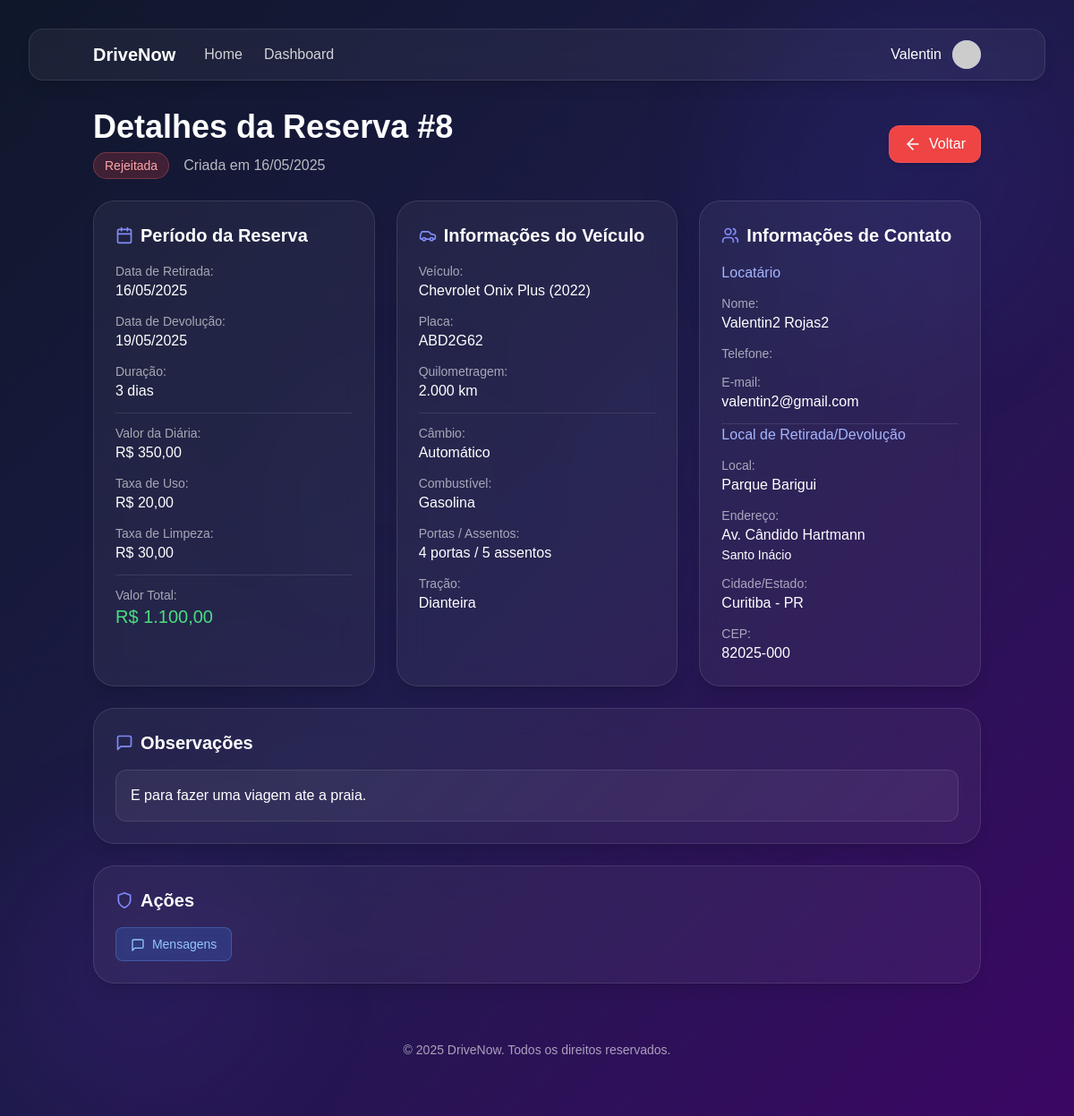
The page /drivenow/reserva/detalhes_reserva.php?id=8 (signed in) on the database its author committed.
### tables this page shows
CREATE TABLE `reserva` (
  `id` int(11) NOT NULL,
  `veiculo_id` int(11) DEFAULT NULL,
  `conta_usuario_id` int(11) DEFAULT NULL,
  `reserva_data` date DEFAULT NULL,
  `devolucao_data` date DEFAULT NULL,
  `diaria_valor` decimal(10,2) DEFAULT NULL,
  `taxas_de_uso` decimal(10,2) DEFAULT NULL,
  `taxas_de_limpeza` decimal(10,2) DEFAULT NULL,
  `valor_total` decimal(10,2) DEFAULT NULL,
  `status` varchar(20) DEFAULT 'pendente',
  `observacoes` text DEFAULT NULL
);

CREATE TABLE `veiculo` (
  `id` int(11) NOT NULL,
  `local_id` int(11) DEFAULT NULL,
  `categoria_veiculo_id` int(11) DEFAULT NULL,
  `dono_id` int(11) DEFAULT NULL,
  `veiculo_marca` varchar(50) DEFAULT NULL,
  `veiculo_modelo` varchar(100) DEFAULT NULL,
  `veiculo_ano` int(11) DEFAULT NULL,
  `veiculo_km` int(11) DEFAULT NULL,
  `veiculo_placa` varchar(50) DEFAULT NULL,
  `veiculo_cambio` varchar(50) DEFAULT NULL,
  `veiculo_combustivel` varchar(50) DEFAULT NULL,
  `veiculo_portas` int(11) DEFAULT NULL,
  `veiculo_acentos` int(11) DEFAULT NULL,
  `veiculo_tracao` varchar(50) DEFAULT NULL,
  `disponivel` tinyint(1) DEFAULT 1 COMMENT '0=Indisponível, 1=Disponível',
  `preco_diaria` decimal(10,2) NOT NULL DEFAULT 150.00,
  `descricao` text DEFAULT NULL,
  `media_avaliacao` decimal(3,1) DEFAULT NULL,
  `total_avaliacoes` int(11) DEFAULT 0
);

CREATE TABLE `conta_usuario` (
  `id` int(11) NOT NULL,
  `is_admin` tinyint(1) NOT NULL DEFAULT 0,
  `primeiro_nome` varchar(50) DEFAULT NULL,
  `segundo_nome` varchar(50) DEFAULT NULL,
  `telefone` varchar(20) DEFAULT NULL,
  `e_mail` varchar(100) DEFAULT NULL,
  `senha` varchar(255) DEFAULT NULL,
  `data_de_entrada` date DEFAULT NULL,
  `foto_perfil` varchar(255) DEFAULT NULL,
  `cpf` varchar(14) DEFAULT NULL COMMENT 'CPF do usuário',
  `foto_cnh_frente` varchar(255) DEFAULT NULL COMMENT 'Caminho para foto da CNH (frente)',
  `foto_cnh_verso` varchar(255) DEFAULT NULL COMMENT 'Caminho para foto da CNH (verso)',
  `status_docs` enum('pendente','verificando','aprovado','rejeitado') NOT NULL DEFAULT 'pendente' COMMENT 'Status da verificação dos documentos',
  `data_verificacao` datetime DEFAULT NULL COMMENT 'Data da última verificação',
  `admin_verificacao` int(11) DEFAULT NULL COMMENT 'ID do admin que verificou os documentos',
  `tem_cnh` tinyint(1) NOT NULL DEFAULT 0 COMMENT 'Se o usuário possui CNH',
  `cadastro_completo` tinyint(1) NOT NULL DEFAULT 0 COMMENT 'Se o usuário completou o cadastro com documentos',
  `observacoes_docs` text DEFAULT NULL COMMENT 'Observações da verificação',
  `mensagens_nao_lidas` int(11) NOT NULL DEFAULT 0,
  `media_avaliacao_proprietario` decimal(3,1) DEFAULT NULL,
  `total_avaliacoes_proprietario` int(11) DEFAULT 0,
  `media_avaliacao_locatario` decimal(3,1) DEFAULT NULL,
  `total_avaliacoes_locatario` int(11) DEFAULT 0
);

CREATE TABLE `local` (
  `id` int(11) NOT NULL,
  `cidade_id` int(11) NOT NULL,
  `nome_local` varchar(100) NOT NULL,
  `endereco` varchar(255) DEFAULT NULL,
  `complemento` varchar(100) DEFAULT NULL,
  `cep` varchar(10) DEFAULT NULL
);

CREATE TABLE `cidade` (
  `id` int(11) NOT NULL,
  `estado_id` int(11) NOT NULL,
  `cidade_nome` varchar(100) NOT NULL
);

CREATE TABLE `estado` (
  `id` int(11) NOT NULL,
  `estado_nome` varchar(100) NOT NULL,
  `sigla` char(2) DEFAULT NULL
);

### drivenow/reserva/detalhes_reserva.php (the view, shortened to what the rows shown need)
<?php
$usuario = getUsuario();
$reservaId = (int)$_GET['id'];
global $pdo;
$stmt = $pdo->prepare("SELECT id FROM dono WHERE conta_usuario_id = ?");
$stmt->execute([$usuario['id']]);
$dono = $stmt->fetch();
$stmt = $pdo->prepare("
    SELECT r.*,
           v.veiculo_marca, v.veiculo_modelo, v.veiculo_placa, v.veiculo_ano, v.veiculo_km,
           v.veiculo_cambio, v.veiculo_combustivel, v.veiculo_portas, v.veiculo_acentos,
           v.veiculo_tracao, v.preco_diaria, v.descricao,
           CONCAT(u_loc.primeiro_nome, ' ', u_loc.segundo_nome) AS nome_locatario,
           u_loc.telefone AS telefone_locatario, u_loc.e_mail AS email_locatario,
           CONCAT(u_prop.primeiro_nome, ' ', u_prop.segundo_nome) AS nome_proprietario,
           u_prop.telefone AS telefone_proprietario, u_prop.e_mail AS email_proprietario,
           l.nome_local, l.endereco, l.complemento, l.cep,
           c.cidade_nome, e.estado_nome, e.sigla
    FROM reserva r
    JOIN veiculo v ON r.veiculo_id = v.id
    JOIN conta_usuario u_loc ON r.conta_usuario_id = u_loc.id
    JOIN dono d ON v.dono_id = d.id
    JOIN conta_usuario u_prop ON d.conta_usuario_id = u_prop.id
    JOIN local l ON v.local_id = l.id
    JOIN cidade c ON l.cidade_id = c.id
    JOIN estado e ON c.estado_id = e.id
    WHERE r.id = ?
");
$stmt->execute([$reservaId]);
$reserva = $stmt->fetch();
$now = time();
$inicio = strtotime($reserva['reserva_data']);
$fim = strtotime($reserva['devolucao_data']);
if (!empty($reserva['status'])) {
    $status = ucfirst($reserva['status']);
    if ($reserva['status'] === 'confirmada') {
        if ($now >= $inicio && $now <= $fim) {
            $status = 'Em Andamento';
            $statusClass = 'bg-yellow-500/20 text-yellow-300 border border-yellow-400/30';
        } else if ($now > $fim) {
            $status = 'Finalizada';
            $statusClass = 'bg-gray-500/20 text-gray-300 border border-gray-400/30';
        } else {
            $status = 'Confirmada';
            $statusClass = 'bg-green-500/20 text-green-300 border border-green-400/30';
        }
    } elseif ($reserva['status'] === 'rejeitada') {
        $statusClass = 'bg-red-500/20 text-red-300 border border-red-400/30';
    } elseif ($reserva['status'] === 'finalizada') {
        $statusClass = 'bg-gray-500/20 text-gray-300 border border-gray-400/30';
    } else {
        $statusClass = 'bg-blue-500/20 text-blue-300 border border-blue-400/30';
    }
} else {
    $status = 'Pendente';
    $statusClass = 'bg-blue-500/20 text-blue-300 border border-blue-400/30';
}
$duracao = ceil(($fim - $inicio) / (60 * 60 * 24));
?>
<!DOCTYPE html>
<html lang="pt-br">
<head>
    <script src="https://cdn.tailwindcss.com"></script>
</head>
<body class="min-h-screen bg-gradient-to-br from-slate-900 via-indigo-950 to-purple-950 text-white p-4 md:p-8 overflow-x-hidden">
    <header class="backdrop-blur-md bg-white/5 border subtle-border rounded-2xl mb-8 shadow-lg overflow-hidden">
        <div class="container mx-auto px-4 py-3">
            <div class="flex justify-between items-center">
                <div class="flex items-center">
                    <h1 class="text-xl font-bold text-white mr-8">DriveNow</h1>
                </div>
            </div>
        </div>
    </header>
    <main class="container mx-auto">
        <div class="flex justify-between items-center mb-6 px-4">
            <div>
                <h2 class="text-3xl md:text-4xl font-bold text-white">
                    Detalhes da Reserva #<?= $reserva['id'] ?>
                </h2>
                <div class="flex items-center mt-2">
                    <span class="px-3 py-1 rounded-full text-sm font-medium <?= $statusClass ?>">
                        <?= $status ?>
                    </span>
                    <span class="text-white/70 ml-4">
                        Criada em <?= date('d/m/Y', strtotime($reserva['reserva_data'])) ?>
                    </span>
                </div>
            </div>
        </div>
        <div class="grid grid-cols-1 md:grid-cols-3 gap-6 mb-6 px-4">
            <div class="backdrop-blur-lg bg-white/5 border subtle-border rounded-3xl p-6 shadow-lg transition-all hover:shadow-xl hover:bg-white/10">
                <div class="space-y-3 text-white">
                    <div class="flex flex-col">
                        <span class="text-white/60 text-sm">Data de Retirada:</span>
                        <span class="font-medium"><?= date('d/m/Y', strtotime($reserva['reserva_data'])) ?></span>
                    </div>
                    <div class="flex flex-col">
                        <span class="text-white/60 text-sm">Data de Devolução:</span>
                        <span class="font-medium"><?= date('d/m/Y', strtotime($reserva['devolucao_data'])) ?></span>
                    </div>
                    <div class="flex flex-col">
                        <span class="text-white/60 text-sm">Duração:</span>
                        <span class="font-medium"><?= $duracao ?> dias</span>
                    </div>
                    <div class="flex flex-col pt-3 border-t border-white/10 mt-3">
                        <span class="text-white/60 text-sm">Valor da Diária:</span>
                        <span class="font-medium">R$ <?= number_format($reserva['preco_diaria'], 2, ',', '.') ?></span>
                    </div>
                    <div class="flex flex-col">
                        <span class="text-white/60 text-sm">Taxa de Uso:</span>
                        <span class="font-medium">R$ <?= number_format($reserva['taxas_de_uso'], 2, ',', '.') ?></span>
                    </div>
                    <div class="flex flex-col">
                        <span class="text-white/60 text-sm">Taxa de Limpeza:</span>
                        <span class="font-medium">R$ <?= number_format($reserva['taxas_de_limpeza'], 2, ',', '.') ?></span>
                    </div>
                    <div class="flex flex-col pt-3 border-t border-white/10 mt-3">
                        <span class="text-white/60 text-sm">Valor Total:</span>
                        <span class="font-medium text-xl text-green-400">R$ <?= number_format($reserva['valor_total'], 2, ',', '.') ?></span>
                    </div>
                </div>
            </div>
            <div class="backdrop-blur-lg bg-white/5 border subtle-border rounded-3xl p-6 shadow-lg transition-all hover:shadow-xl hover:bg-white/10">
                <div class="space-y-3 text-white">
                    <div class="flex flex-col">
                        <span class="text-white/60 text-sm">Veículo:</span>
                        <span class="font-medium"><?= htmlspecialchars($reserva['veiculo_marca']) ?> <?= htmlspecialchars($reserva['veiculo_modelo']) ?> (<?= $reserva['veiculo_ano'] ?>)</span>
                    </div>
                    <div class="flex flex-col">
                        <span class="text-white/60 text-sm">Placa:</span>
                        <span class="font-medium"><?= htmlspecialchars($reserva['veiculo_placa']) ?></span>
                    </div>
                    <div class="flex flex-col">
                        <span class="text-white/60 text-sm">Quilometragem:</span>
                        <span class="font-medium"><?= number_format($reserva['veiculo_km'], 0, ',', '.') ?> km</span>
                    </div>
                    <div class="flex flex-col pt-3 border-t border-white/10 mt-3">
                        <span class="text-white/60 text-sm">Câmbio:</span>
                        <span class="font-medium"><?= htmlspecialchars($reserva['veiculo_cambio']) ?></span>
                    </div>
                    <div class="flex flex-col">
                        <span class="text-white/60 text-sm">Combustível:</span>
                        <span class="font-medium"><?= htmlspecialchars($reserva['veiculo_combustivel']) ?></span>
                    </div>
                    <div class="flex flex-col">
                        <span class="text-white/60 text-sm">Portas / Assentos:</span>
                        <span class="font-medium"><?= $reserva['veiculo_portas'] ?> portas / <?= $reserva['veiculo_acentos'] ?> assentos</span>
                    </div>
                    <div class="flex flex-col">
                        <span class="text-white/60 text-sm">Tração:</span>
                        <span class="font-medium"><?= htmlspecialchars($reserva['veiculo_tracao']) ?></span>
                    </div>
                </div>
            </div>
            <div class="backdrop-blur-lg bg-white/5 border subtle-border rounded-3xl p-6 shadow-lg transition-all hover:shadow-xl hover:bg-white/10">
                <?php if ($dono): ?>
                <div class="space-y-3 text-white">
                    <h4 class="font-medium text-indigo-300">Locatário</h4>
                    <div class="flex flex-col">
                        <span class="text-white/60 text-sm">Nome:</span>
                        <span class="font-medium"><?= htmlspecialchars($reserva['nome_locatario']) ?></span>
                    </div>
                    <div class="flex flex-col">
                        <span class="text-white/60 text-sm">Telefone:</span>
                    </div>
                    <div class="flex flex-col pb-3 border-b border-white/10 mb-3">
                        <span class="text-white/60 text-sm">E-mail:</span>
                        <span class="font-medium"><?= htmlspecialchars($reserva['email_locatario']) ?></span>
                    </div>
                </div>
                <?php endif; ?>
                <div class="space-y-3 text-white">
                    <div class="flex flex-col">
                        <span class="text-white/60 text-sm">Local:</span>
                        <span class="font-medium"><?= htmlspecialchars($reserva['nome_local']) ?></span>
                    </div>
                    <div class="flex flex-col">
                        <span class="text-white/60 text-sm">Endereço:</span>
                        <span class="font-medium"><?= htmlspecialchars($reserva['endereco']) ?></span>
                        <?php if (!empty($reserva['complemento'])): ?>
                            <span class="text-sm"><?= htmlspecialchars($reserva['complemento']) ?></span>
                        <?php endif; ?>
                    </div>
                    <div class="flex flex-col">
                        <span class="text-white/60 text-sm">Cidade/Estado:</span>
                        <span class="font-medium"><?= htmlspecialchars($reserva['cidade_nome']) ?> - <?= htmlspecialchars($reserva['sigla']) ?></span>
                    </div>
                    <div class="flex flex-col">
                        <span class="text-white/60 text-sm">CEP:</span>
                        <span class="font-medium"><?= htmlspecialchars($reserva['cep']) ?></span>
                    </div>
                </div>
            </div>
        </div>
        <?php if (!empty($reserva['observacoes'])): ?>
        <div class="backdrop-blur-lg bg-white/5 border subtle-border rounded-3xl p-6 shadow-lg transition-all hover:shadow-xl hover:bg-white/10 mx-4 mb-6">
            <h3 class="text-xl font-semibold text-white mb-4 flex items-center">
                <svg xmlns="http://www.w3.org/2000/svg" width="24" height="24" viewBox="0 0 24 24" fill="none" stroke="currentColor" stroke-width="2" stroke-linecap="round" stroke-linejoin="round" class="h-5 w-5 mr-2 text-indigo-400">
                    <path d="M21 15a2 2 0 0 1-2 2H7l-4 4V5a2 2 0 0 1 2-2h14a2 2 0 0 1 2 2z"/>
                </svg>
                Observações
            </h3>
            <div class="text-white bg-white/5 p-4 rounded-xl border subtle-border">
                <?= nl2br(htmlspecialchars($reserva['observacoes'])) ?>
            </div>
        </div>
        <?php endif; ?>
    </main>
</body>
</html>

### rows shown on the page
reserva: id "8", status "Rejeitada", reserva_data "16/05/2025", devolucao_data "19/05/2025", duracao "3", veiculo.preco_diaria "350,00", taxas_de_uso "20,00", taxas_de_limpeza "30,00", valor_total "1.100,00", veiculo.veiculo_marca "Chevrolet", veiculo.veiculo_modelo "Onix Plus", veiculo.veiculo_ano "2022", veiculo.veiculo_placa "ABD2G62", veiculo.veiculo_km "2.000", veiculo.veiculo_cambio "Automático", veiculo.veiculo_combustivel "Gasolina", veiculo.veiculo_portas "4", veiculo.veiculo_acentos "5", veiculo.veiculo_tracao "Dianteira", conta_usuario.e_mail "valentin2@gmail.com", local.nome_local "Parque Barigui", local.endereco "Av. Cândido Hartmann", local.complemento "Santo Inácio", cidade.cidade_nome "Curitiba", estado.sigla "PR", local.cep "82025-000", observacoes "E para fazer uma viagem ate a praia."

### other values the page prints
$usuario['primeiro_nome'] "Valentin"
$reserva['nome_locatario'] "Valentin2 Rojas2"
